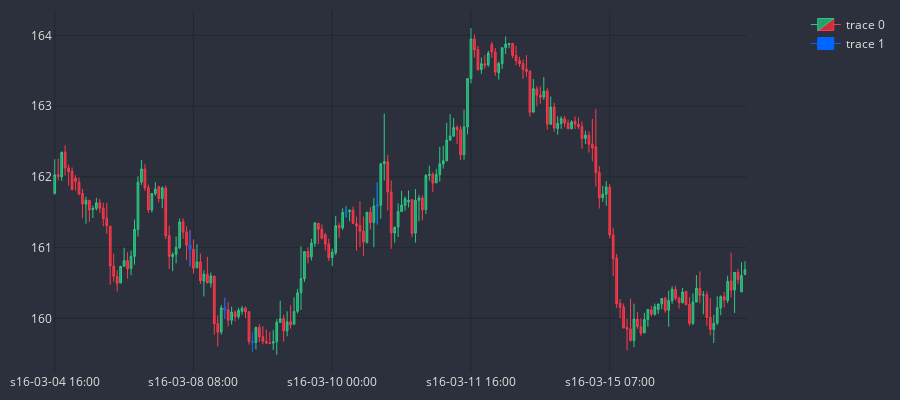

The cell this chart's notebook holds for it:
### Code cell
MARKER = '#0066FF'
dfp = df_an.iloc[1000:1200]
cp = CandlePlot(dfp, candles=True)
df_temp = cp.df_plot[cp.df_plot.SPINNING_TOP == True]
cp.fig.add_trace(go.Candlestick(
                x = df_temp.sTime,
                open = df_temp.mid_o,
                high = df_temp.mid_h,
                low = df_temp.mid_l,
                close = df_temp.mid_c,
                line = dict(width=1), 
                opacity = 1,
                increasing_fillcolor=MARKER,
                decreasing_fillcolor=MARKER,
                increasing_line_color=MARKER,
                decreasing_line_color=MARKER,
            ))

cp.show_plot()

### Figure 1 — Plotly figure (JSON) as saved in the notebook; plotly's stock layout.template omitted (floating-point values rounded to 4 significant figures; data arrays with more than 128 entries replaced by an {"elided": "..."} marker saying what was removed)
{"data": [{"close": {"elided": "200 float values"}, "decreasing": {"fillcolor": "#CC2E3C", "line": {"color": "#FF3A4C"}}, "high": {"elided": "200 float values"}, "increasing": {"fillcolor": "#24A06B", "line": {"color": "#2EC886"}}, "line": {"width": 1}, "low": {"elided": "200 float values"}, "opacity": 1, "open": {"elided": "200 float values"}, "type": "candlestick", "x": {"elided": "200 str values"}}, {"close": [161.0, 160.1, 159.7, 161.5, 161.6], "decreasing": {"fillcolor": "#0066FF", "line": {"color": "#0066FF"}}, "high": [161.2, 160.3, 159.8, 161.6, 161.9], "increasing": {"fillcolor": "#0066FF", "line": {"color": "#0066FF"}}, "line": {"width": 1}, "low": [160.7, 160.0, 159.5, 161.4, 161.3], "opacity": 1, "open": [161.0, 160.1, 159.7, 161.5, 161.6], "type": "candlestick", "x": ["s16-03-08 07:00", "s16-03-08 17:00", "s16-03-09 01:00", "s16-03-10 04:00", "s16-03-10 13:00"]}], "layout": {"font": {"color": "#e1e1e1", "size": 12}, "height": 400, "margin": {"b": 10, "l": 10, "r": 10, "t": 10}, "paper_bgcolor": "#2c303c", "plot_bgcolor": "#2c303c", "width": 900, "xaxis": {"anchor": "y", "domain": [0, 0.94], "gridcolor": "#1f292f", "nticks": 5, "rangeslider": {"visible": false}}, "yaxis": {"anchor": "x", "domain": [0, 1], "gridcolor": "#1f292f"}, "yaxis2": {"anchor": "x", "gridcolor": "#1f292f", "overlaying": "y", "side": "right"}}}
